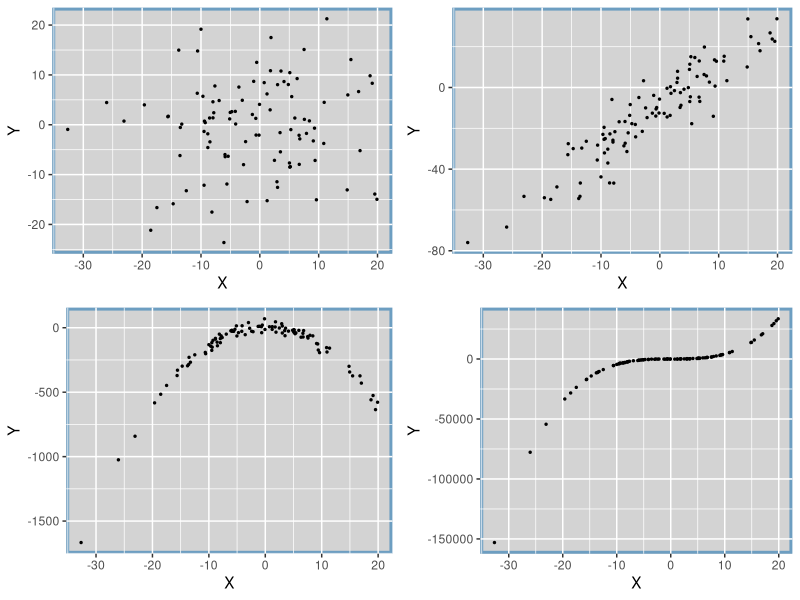

This figure's R source:
## ---- chunk 1
   samp <- sample(50:70,5)
   samp_bar <- round(mean(samp),2)
## ---- chunk 2
library(tidyverse)
library(ggplot2)
library(magrittr)
x1<-rnorm(n = 100, 0,10)
y1<-rnorm(n = 100, 0,10)

df<-data.frame(x1, y1)
p1<-df %>% ggplot(aes(x1, y1))+geom_point(size=0.5)+ xlab("X")+ ylab("Y")+ theme(panel.background = element_rect(fill = "lightgray", colour = "#6D9EC1", size = 2, linetype = "solid"))

df2<- df %>% mutate(y2= -10+ x1*2+ rnorm(100, 0, 10))
p2<-df2 %>% ggplot(aes(x1, y2))+geom_point(size=0.5)+ xlab("X")+ ylab("Y")+ theme(panel.background = element_rect(fill = "lightgray", colour = "#6D9EC1", size = 2, linetype = "solid"))
df3<- df %>% mutate(y3= 10- 1.56*x1^2+ rnorm(100, 0, 25))
p3<-df3 %>% ggplot(aes(x1, y3))+geom_point(size=0.5)+ xlab("X")+ ylab("Y")+ theme(panel.background = element_rect(fill = "lightgray", colour = "#6D9EC1", size = 2, linetype = "solid"))

df4<- df %>% mutate(y4= 10+ x1*0.25- 1.75*x1^2+ 4.345* x1^3 + rnorm(100, 0, 100))
p4<-df4 %>% ggplot(aes(x1, y4))+geom_point(size=0.5)+ xlab("X")+ ylab("Y")+ theme(panel.background = element_rect(fill = "lightgray", colour = "#6D9EC1", size = 2, linetype = "solid"))

gridExtra::grid.arrange(p1, p2, p3, p4 , nrow=2)

